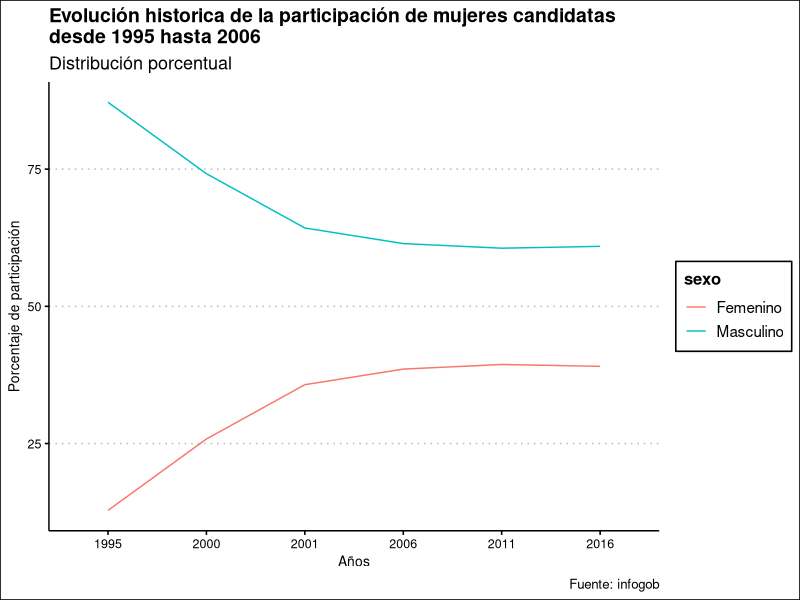
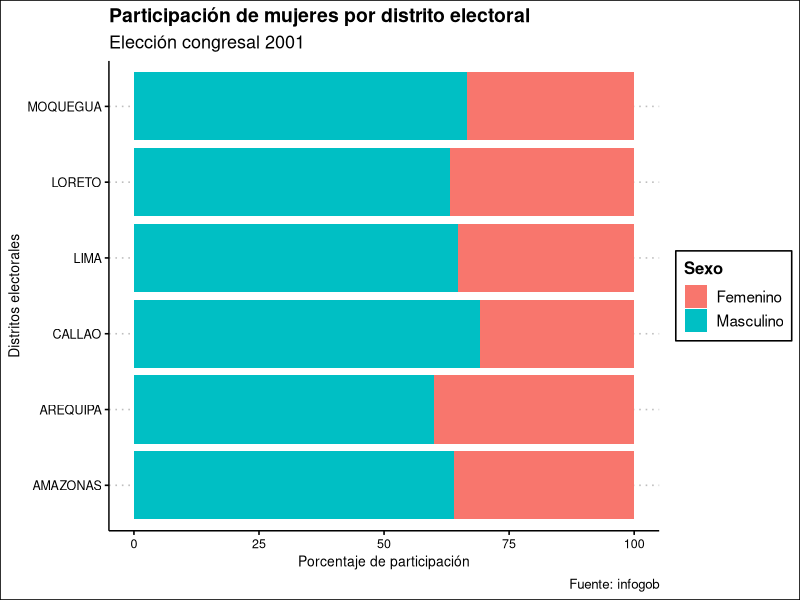
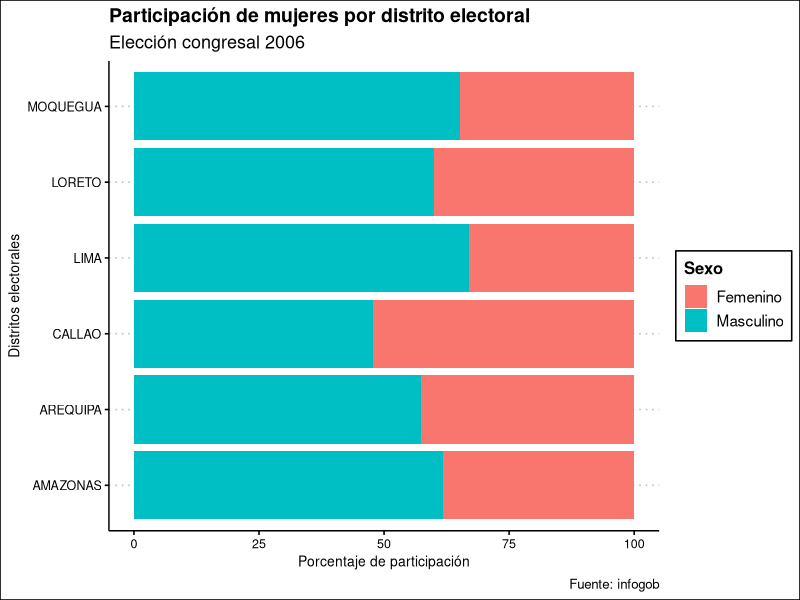
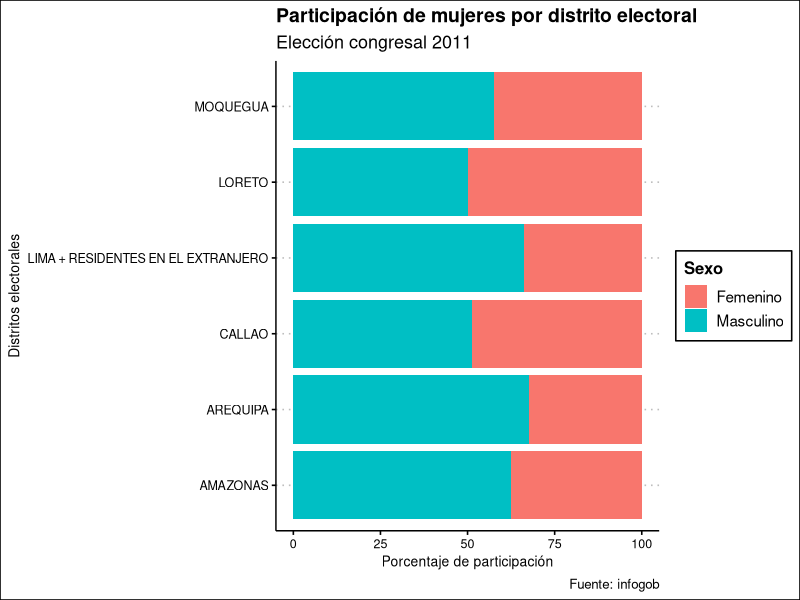
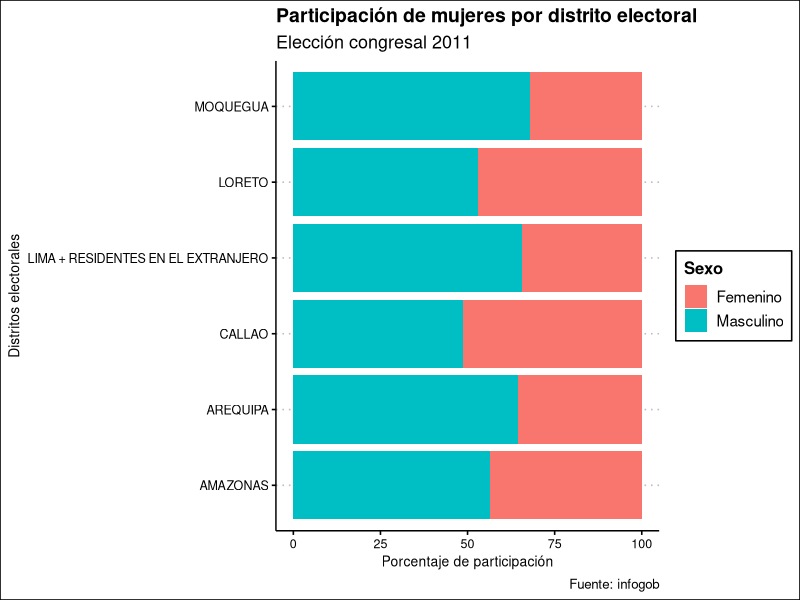
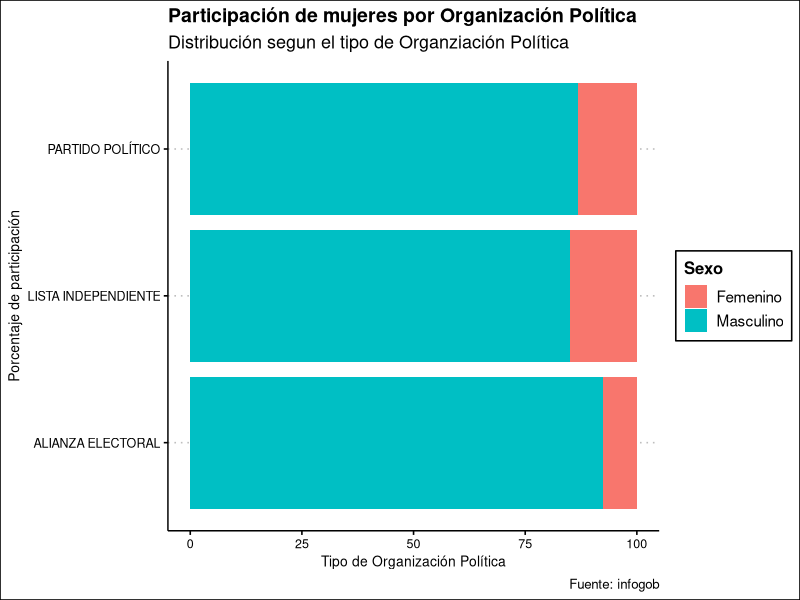
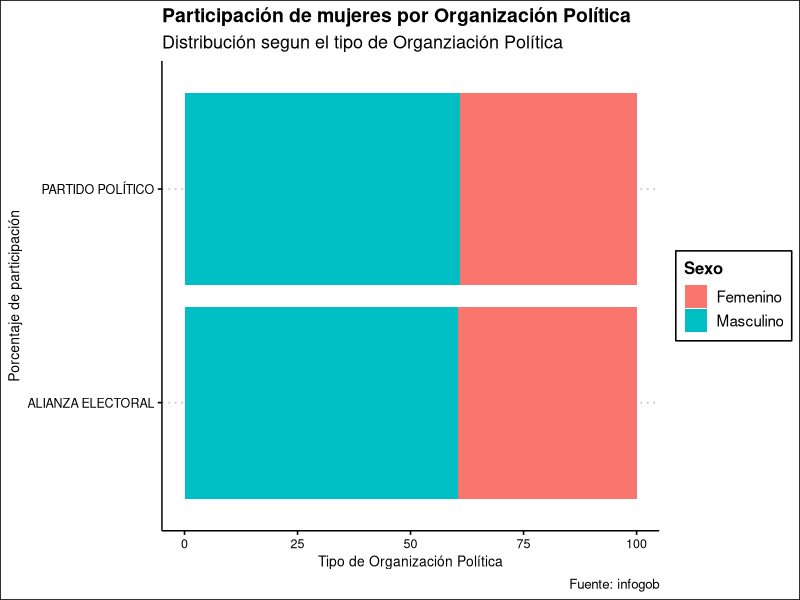

Write R code to recreate these figures, in order.
## ---- chunk 1
library(tidyverse)
library(readxl)
library(ggthemes)
## ---- chunk 2
autoridades1995 <- read_excel("data/EG1995_Candidatos_Congresal.xlsx")
autoridades1995 <- autoridades1995 %>% select(-c(Cargo, `N°`))
autoridades1995 <- autoridades1995 %>% mutate(Año_eleccion = "1995")

autoridades2000 <- read_excel("data/EG2000_Candidatos_Congresal.xlsx")
autoridades2000 <- autoridades2000 %>% select(-c(Cargo, `N°`))
autoridades2000 <- autoridades2000 %>% mutate(Año_eleccion = "2000")

autoridades2001 <- read_excel("data/EG2001_Candidatos_Congresal.xlsx")
autoridades2001 <- autoridades2001 %>% select(-c(Cargo, `N°`))
autoridades2001 <- autoridades2001 %>% mutate(Año_eleccion = "2001")

autoridades2006 <- read_excel("data/EG2006_Candidatos_Congresal.xlsx")
autoridades2006 <- autoridades2006 %>% select(-c(Cargo, `N°`))
autoridades2006 <- autoridades2006 %>% mutate(Año_eleccion = "2006")

autoridades2011 <- read_excel("data/EG2011_Candidatos_Congresal.xlsx")
autoridades2011 <- autoridades2011 %>% select(-c(Cargo, `N°`))
autoridades2011 <- autoridades2011 %>% mutate(Año_eleccion = "2011")

autoridades2016 <- read_excel("data/EG2016_Candidatos_Congresal.xlsx")
autoridades2016 <- autoridades2016 %>% select(-c(Cargo, `N°`))
autoridades2016 <- autoridades2016 %>% mutate(Año_eleccion = "2016")

Candidatos_congresales <-
  bind_rows(
    autoridades1995,
    autoridades2000,
    autoridades2001,
    autoridades2006,
    autoridades2011,
    autoridades2016
  )
## ---- chunk 3
historico <- Candidatos_congresales %>%
  count(Año_eleccion, Sexo, ) %>%
  group_by(Año_eleccion) %>%
  mutate(porcentaje = n / sum(n) * 100) %>%
  ggplot(aes(Año_eleccion, porcentaje, color = Sexo, group = Sexo)) +
  geom_line()

historico +
  theme_clean() +
  labs(
    title = "Evolución historica de la participación de mujeres candidatas \ndesde 1995 hasta 2006",
    subtitle = "Distribución porcentual",
    caption = "Fuente: infogob",
    x = "Años",
    y = "Porcentaje de participación",
    color = "sexo",
    shape = "sexo"
  )
## ---- chunk 4
distritos2001 <- Candidatos_congresales %>%
  filter(Año_eleccion == "2001") %>%
  count(`Distrito Electoral`, Sexo) %>%
  group_by(`Distrito Electoral`) %>%
  mutate(porcentaje = n / sum(n) * 100) %>%
  mutate(porcentajes = round(porcentaje)) %>%
  ungroup() %>%
  filter(
    `Distrito Electoral` %in% c("AMAZONAS", "LIMA", "AREQUIPA", "CALLAO", "LORETO", "MOQUEGUA")
  ) %>%
  ggplot(aes(x = porcentaje , y = `Distrito Electoral`, fill = Sexo)) +
  geom_col()

distritos2001 +
  theme_clean() +
  labs(
    title = "Participación de mujeres por distrito electoral",
    subtitle = "Elección congresal 2001",
    caption = "Fuente: infogob",
    x = "Porcentaje de participación",
    y = "Distritos electorales",
    color = "sexo",
    shape = "sexo"
  )
## ---- chunk 5
distrito2006 <- Candidatos_congresales %>%
  filter(Año_eleccion == "2006") %>%
  count(`Distrito Electoral`, Sexo) %>%
  group_by(`Distrito Electoral`) %>%
  mutate(porcentaje = n / sum(n) * 100) %>%
  mutate(porcentajes = round(porcentaje)) %>%
  ungroup() %>%
  filter(
    `Distrito Electoral` %in% c("AMAZONAS", "LIMA", "AREQUIPA", "CALLAO", "LORETO", "MOQUEGUA")
  ) %>%
  ggplot(aes(x = porcentaje , y = `Distrito Electoral`, fill = Sexo)) +
  geom_col()

distrito2006 +
  theme_clean() +
  labs(
    title = "Participación de mujeres por distrito electoral",
    subtitle = "Elección congresal 2006",
    caption = "Fuente: infogob",
    x = "Porcentaje de participación",
    y = "Distritos electorales",
    color = "sexo",
    shape = "sexo"
  )
## ---- chunk 6
distrito2011 <- Candidatos_congresales %>%
  filter(Año_eleccion == "2011") %>%
  count(`Distrito Electoral`, Sexo) %>%
  group_by(`Distrito Electoral`) %>%
  mutate(porcentaje = n / sum(n) * 100) %>%
  mutate(porcentajes = round(porcentaje)) %>%
  ungroup() %>%
  filter(
    `Distrito Electoral` %in% c(
      "AMAZONAS",
      "AREQUIPA",
      "CALLAO",
      "LIMA + RESIDENTES EN EL EXTRANJERO",
      "LORETO",
      "MOQUEGUA"
    )
  ) %>%
  ggplot(aes(x = porcentaje , y = `Distrito Electoral`, fill = Sexo)) +
  geom_col()

distrito2011 +
  theme_clean() +
  labs(
    title = "Participación de mujeres por distrito electoral",
    subtitle = "Elección congresal 2011",
    caption = "Fuente: infogob",
    x = "Porcentaje de participación",
    y = "Distritos electorales",
    color = "sexo",
    shape = "sexo"
  )
## ---- chunk 7
distrito2016 <- Candidatos_congresales %>%
  filter(Año_eleccion == "2016") %>%
  count(`Distrito Electoral`, Sexo) %>%
  group_by(`Distrito Electoral`) %>%
  mutate(porcentaje = n / sum(n) * 100) %>%
  mutate(porcentajes = round(porcentaje)) %>%
  ungroup() %>%
  filter(
    `Distrito Electoral` %in% c(
      "AMAZONAS",
      "AREQUIPA",
      "CALLAO",
      "LIMA + RESIDENTES EN EL EXTRANJERO",
      "LORETO",
      "MOQUEGUA"
    )
  ) %>%
  ggplot(aes(x = porcentaje , y = `Distrito Electoral`, fill = Sexo)) +
  geom_col()

distrito2016 +
  theme_clean() +
  labs(
    title = "Participación de mujeres por distrito electoral",
    subtitle = "Elección congresal 2011",
    caption = "Fuente: infogob",
    x = "Porcentaje de participación",
    y = "Distritos electorales",
    color = "sexo",
    shape = "sexo"
  )
## ---- chunk 8
tipodeorganización95 <- Candidatos_congresales %>%
  filter(Año_eleccion == "1995") %>%
  count(`Tipo Organización Política`, Sexo, ) %>%
  group_by(`Tipo Organización Política`) %>%
  mutate(porcentaje = n / sum(n) * 100) %>%
  mutate(porcentajes = round(porcentaje)) %>%
  ungroup() %>%
  ggplot(aes(x = porcentaje , y = `Tipo Organización Política`, fill = Sexo)) +
  geom_col()

tipodeorganización95 +
  theme_clean() +
  labs(
    title = "Participación de mujeres por Organización Política",
    subtitle = "Distribución segun el tipo de Organziación Política",
    caption = "Fuente: infogob",
    x = "Tipo de Organización Política",
    y = "Porcentaje de participación",
    color = "sexo",
    shape = "sexo"
  )
## ---- chunk 9
tipodeorganizacion16 <- Candidatos_congresales %>%
  filter(Año_eleccion == "2016") %>%
  count(`Tipo Organización Política`, Sexo, ) %>%
  group_by(`Tipo Organización Política`) %>%
  mutate(porcentaje = n / sum(n) * 100) %>%
  mutate(porcentajes = round(porcentaje)) %>%
  ungroup() %>%
  ggplot(aes(x = porcentaje , y = `Tipo Organización Política`, fill = Sexo)) +
  geom_col()

tipodeorganizacion16 +
  theme_clean() +
  labs(
    title = "Participación de mujeres por Organización Política",
    subtitle = "Distribución segun el tipo de Organziación Política",
    caption = "Fuente: infogob",
    x = "Tipo de Organización Política",
    y = "Porcentaje de participación",
    color = "sexo",
    shape = "sexo"
  )
